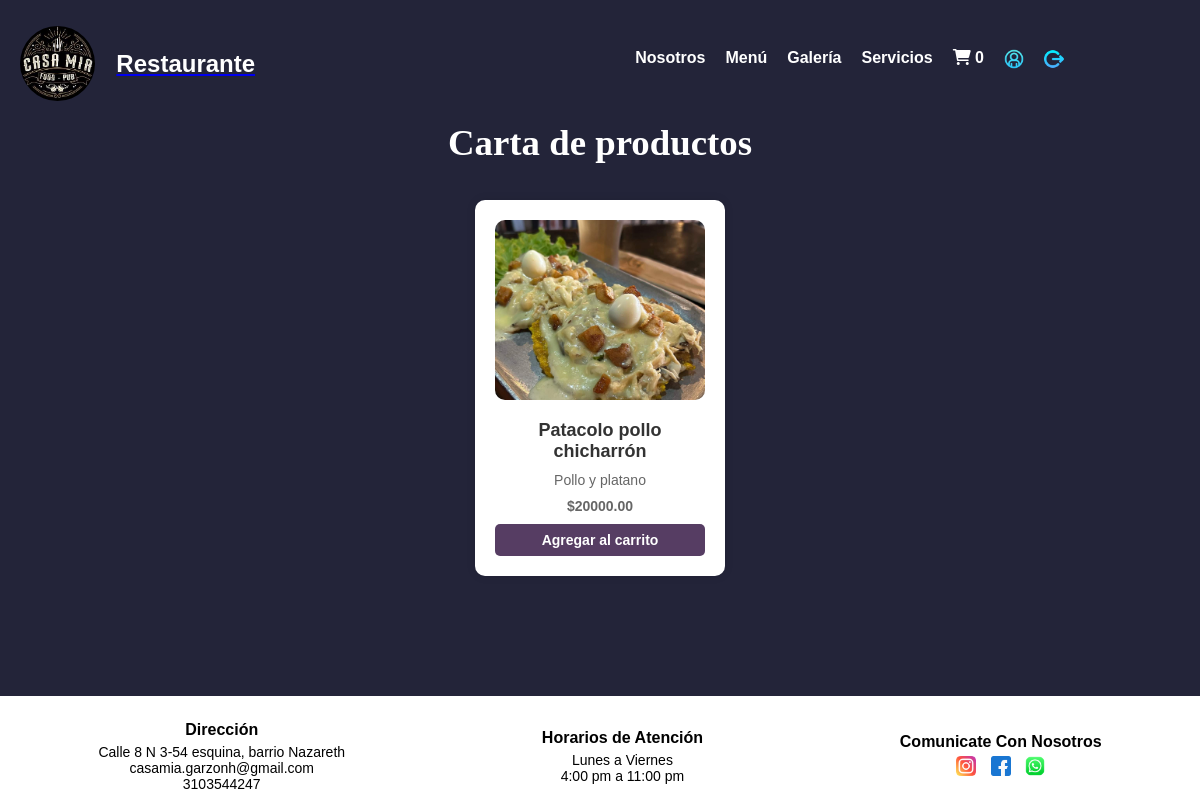
The page /productos/ (signed in) on the database its author committed.
### web/models.py (models this page shows, shortened)
class Producto(models.Model):
    id = models.AutoField(primary_key=True)
    imagen = models.ImageField(upload_to='productos/', blank=True, null=True)
    nombre = models.CharField(max_length=255)
    caracteristicas = models.TextField()
    precio = models.DecimalField(max_digits=10, decimal_places=2)
    cantidad = models.PositiveIntegerField()  # Asegúrate de que este campo esté definido

### web/views.py (the view, shortened to what this page needs)
# urls.py: path('productos/', views.productos, name='productos'),
def productos(request):
    producto_lista = Producto.objects.all()
    return render(request, 'productos.html', {'productos': producto_lista})

### web/templates/productos.html (shortened to what this page needs)
{% extends 'base.html' %}
{% block content %}
{% load static %}
<link rel="stylesheet" href="{% static 'css/productos.css'%}">
<div class="container">
	<h3> Carta de productos</h3>
{% if productos %}
    <div class="productos-container">
        {% for producto in productos %}
            <div class="producto-card">
                {% if producto.imagen %}
                    <img src="{{ producto.imagen.url }}" alt="{{ producto.nombre }}">
                {% else %}
                    <img src="{% static 'img/no-image.png' %}" alt="Sin imagen">
                {% endif %}
                <h2>{{ producto.nombre }}</h2>
                <p>{{ producto.caracteristicas }}</p>
                <p class="precio">${{ producto.precio }}</p>
				<form method="POST" action="{% url 'productos' %}">
					<button type="submit" class="btn w-100" style="background-color: var(--acento); color: var(--texto-claro);">
						Agregar al carrito
					</button>
				</form>
			</div>
        {% endfor %}
    </div>
{% else %}
    <p>No hay productos disponibles.</p>
{% endif %}
{% endblock %}

### web/static/css/style.css (style rules this page uses)
* { margin: 0; padding: 0; box-sizing: border-box; }
body { font-family: Arial, sans-serif; background-color: rgba(35, 36, 57, 1); background-repeat: no-repeat; background-attachment: fixed; background-size: cover; }

### web/static/css/productos.css (style rules this page uses)
:root { --acento: #563d63; --texto-claro: #ffffff; --hover-acento: #54276d; }
.productos-container { display: flex; flex-wrap: wrap; justify-content: center; gap: 20px; margin-bottom: 10%; }
.producto-card { background: white; border-radius: 10px; box-shadow: 0 0 10px rgba(0, 0, 0, 0.1); padding: 20px; text-align: center; width: 250px; display: flex; flex-direction: column; }
.producto-card img { width: 100%; height: 180px; object-fit: cover; border-radius: 10px; margin-bottom: 10px; }
.producto-card h2 { font-size: 18px; margin: 10px 0; color: #333; }
.producto-card p { font-size: 14px; color: #666; flex-grow: 1; }
.precio { font-weight: bold; color: #000000; margin: 10px 0; }
.producto-card form { margin-top: auto; }
.btn { display: inline-block; width: 100%; padding: 8px 16px; font-size: 14px; font-weight: bold; text-align: center; text-decoration: none; border: none; border-radius: 5px; background-color: var(--acento); color: var(--texto-claro); transition: all 0.3s ease-in-out; cursor: pointer; }
h3 { font-family: Cambria, Cochin, Georgia, Times, 'Times New Roman', serif; color: #ffffff; font-size: 2.3rem; text-align: center; margin-bottom: 3%; }

### rows shown on the page
Producto: imagen (picture), nombre "Patacolo pollo chicharrón", caracteristicas "Pollo y platano", precio "20000.00"

### other values the page prints
{{ total_items }} "0"
